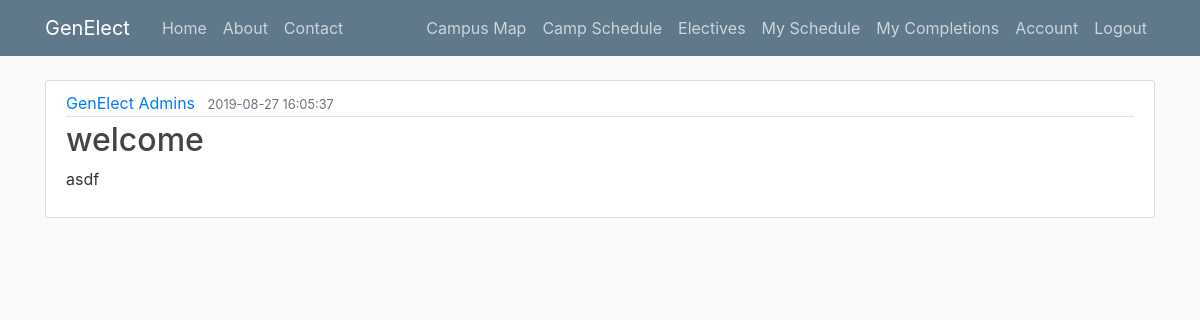
Screenshot of /index (signed in) with the database file from the repository.
### genElect/models.py (models this page shows)
class Base(db.Model):
    __abstract__ = True
    id = db.Column(db.Integer, primary_key=True, autoincrement=True)
    date_created = db.Column(db.DateTime, default=db.func.current_timestamp())
    date_modified = db.Column(db.DateTime, default=db.func.current_timestamp(),
            onupdate=db.func.current_timestamp())

class Notifications(Base):
    title = db.Column(db.String(100))
    notification = db.Column(db.String(1000))

### genElect/__init__.py (the view)
@app.route("/")
@app.route("/home")
@app.route("/index")
def index():
    notifications = Notifications.query.all()
    notifications.reverse()
    return render_template('index.html', notifications=notifications)

### genElect/__init__.py (called while the page is built)
@login_manager.user_loader
def load_user(user_id):
    return Users.query.get(int(user_id))

### genElect/templates/index.html (shortened to what this page needs)
{% extends "layout.html" %}
{% block content %}
    {% for notification in notifications %}
        <article class="media content-section">
          <div class="media-body">
            <div class="article-metadata">
              <a class="mr-2" href="#">GenElect Admins</a>
              <small class="text-muted">{{ notification.date_created }}</small>
            </div>
            <h2><a class="article-title" href="#">{{ notification.title }}</a></h2>
            <p class="article-content">{{ notification.notification }}</p>
          </div>
        </article>
    {% endfor %}
{% endblock content %}

### genElect/static/main.css (style rules this page uses)
body { background: #fafafa; color: #333333; margin-top: 5rem; }
h1, h2, h3, h4, h5, h6 { color: #444444; }
.content-section { background: #ffffff; padding: 10px 20px; border: 1px solid #dddddd; border-radius: 3px; margin-bottom: 20px; }
.article-title { color: #444444; }
.article-content { white-space: pre-line; }
.article-metadata { padding-bottom: 1px; margin-bottom: 4px; border-bottom: 1px solid #e3e3e3 }

### rows the page displays
Notifications: date_created "2019-08-27 16:05:37", title "welcome", notification "asdf"
